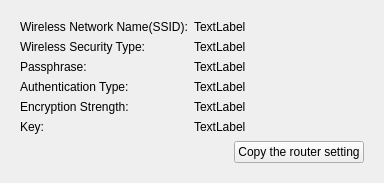
<?xml version="1.0" encoding="UTF-8"?>
<ui version="4.0">
 <class>WirelessSettingReadonlyPannel</class>
 <widget class="QWidget" name="WirelessSettingReadonlyPannel">
  <property name="geometry">
   <rect>
    <x>0</x>
    <y>0</y>
    <width>384</width>
    <height>183</height>
   </rect>
  </property>
  <property name="sizePolicy">
   <sizepolicy hsizetype="Preferred" vsizetype="Preferred">
    <horstretch>0</horstretch>
    <verstretch>0</verstretch>
   </sizepolicy>
  </property>
  <property name="windowTitle">
   <string>Form</string>
  </property>
  <property name="styleSheet">
   <string notr="true"/>
  </property>
  <layout class="QVBoxLayout" name="verticalLayout_2">
   <item>
    <widget class="QWidget" name="widget" native="true">
     <property name="styleSheet">
      <string notr="true"/>
     </property>
     <layout class="QVBoxLayout" name="verticalLayout">
      <item>
       <layout class="QFormLayout" name="formLayout">
        <item row="0" column="0">
         <widget class="QLabel" name="m_ssidTagLB">
          <property name="text">
           <string>Wireless Network Name(SSID):</string>
          </property>
         </widget>
        </item>
        <item row="0" column="1">
         <widget class="QLabel" name="m_ssidLB">
          <property name="text">
           <string>TextLabel</string>
          </property>
         </widget>
        </item>
        <item row="1" column="0">
         <widget class="QLabel" name="m_secTypeTagLB">
          <property name="text">
           <string>Wireless Security Type:</string>
          </property>
         </widget>
        </item>
        <item row="1" column="1">
         <widget class="QLabel" name="m_secTypeLB">
          <property name="text">
           <string>TextLabel</string>
          </property>
         </widget>
        </item>
        <item row="2" column="0">
         <widget class="QLabel" name="m_passphraseTagLB">
          <property name="text">
           <string>Passphrase:</string>
          </property>
         </widget>
        </item>
        <item row="2" column="1">
         <widget class="QLabel" name="m_passphraseLB">
          <property name="text">
           <string>TextLabel</string>
          </property>
         </widget>
        </item>
        <item row="3" column="0">
         <widget class="QLabel" name="m_authTypeTagLB">
          <property name="text">
           <string>Authentication Type:</string>
          </property>
         </widget>
        </item>
        <item row="3" column="1">
         <widget class="QLabel" name="m_authTypeLB">
          <property name="text">
           <string>TextLabel</string>
          </property>
         </widget>
        </item>
        <item row="4" column="0">
         <widget class="QLabel" name="m_encryptionLenTagLB">
          <property name="text">
           <string>Encryption Strength:</string>
          </property>
         </widget>
        </item>
        <item row="4" column="1">
         <widget class="QLabel" name="m_encryptionLenLB">
          <property name="text">
           <string>TextLabel</string>
          </property>
         </widget>
        </item>
        <item row="5" column="0">
         <widget class="QLabel" name="m_keyTagLB">
          <property name="text">
           <string>Key:</string>
          </property>
         </widget>
        </item>
        <item row="5" column="1">
         <widget class="QLabel" name="m_keyLB">
          <property name="text">
           <string>TextLabel</string>
          </property>
         </widget>
        </item>
       </layout>
      </item>
      <item>
       <layout class="QHBoxLayout" name="horizontalLayout">
        <item>
         <spacer name="horizontalSpacer">
          <property name="orientation">
           <enum>Qt::Horizontal</enum>
          </property>
          <property name="sizeHint" stdset="0">
           <size>
            <width>40</width>
            <height>20</height>
           </size>
          </property>
         </spacer>
        </item>
        <item>
         <widget class="QPushButton" name="m_copySettingBtn">
          <property name="sizePolicy">
           <sizepolicy hsizetype="Preferred" vsizetype="Fixed">
            <horstretch>0</horstretch>
            <verstretch>0</verstretch>
           </sizepolicy>
          </property>
          <property name="text">
           <string>Copy the router setting</string>
          </property>
         </widget>
        </item>
       </layout>
      </item>
     </layout>
    </widget>
   </item>
  </layout>
 </widget>
 <resources/>
 <connections>
  <connection>
   <sender>m_copySettingBtn</sender>
   <signal>clicked()</signal>
   <receiver>WirelessSettingReadonlyPannel</receiver>
   <slot>btnClicked()</slot>
   <hints>
    <hint type="sourcelabel">
     <x>245</x>
     <y>129</y>
    </hint>
    <hint type="destinationlabel">
     <x>359</x>
     <y>158</y>
    </hint>
   </hints>
  </connection>
 </connections>
 <slots>
  <slot>btnClicked()</slot>
 </slots>
</ui>
